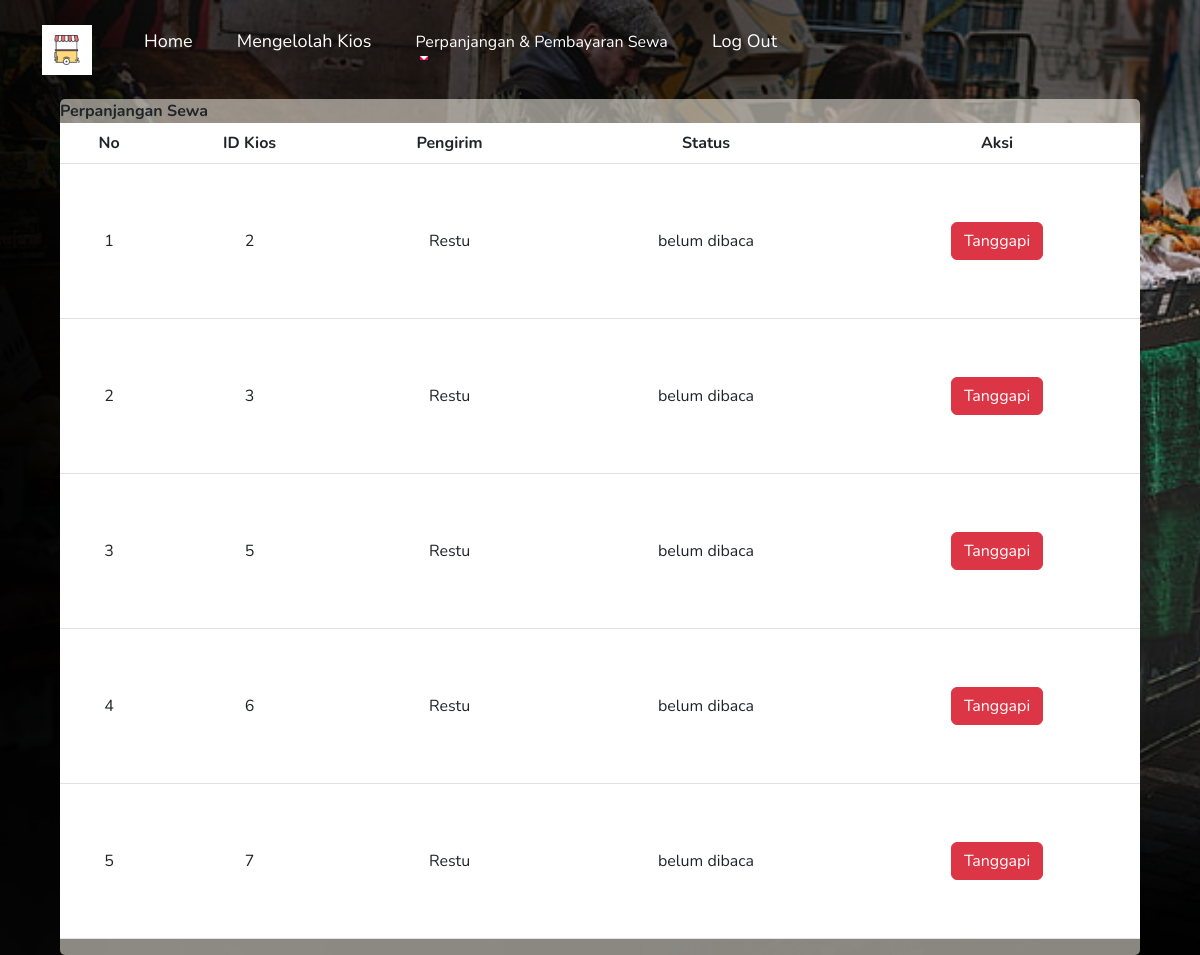
Screenshot of /tanggapanKeluhan.php with the database file from the repository.
### tables this page shows
CREATE TABLE `keluhan` (
  `id` int(100) NOT NULL,
  `penyewa` varchar(255) NOT NULL,
  `keluhan` varchar(255) NOT NULL,
  `tanggapan` varchar(255) NOT NULL
);

### tanggapanKeluhan.php (the view, shortened to what this page needs)
<?php
include 'koneksi.php';
$query = "SELECT * FROM `keluhan` WHERE tanggapan=''";
$sql = mysqli_query($mysqli, $query);
$no = 0;
?>
<!DOCTYPE html>
<html>
<head>
    <link rel="stylesheet" href="style.css">
    <link rel="stylesheet" href="https://cdn.jsdelivr.net/npm/bootstrap@5.3.0-alpha3/dist/css/bootstrap.min.css">
</head>
<body>
    <div id="headerMemesan">
        <div class="container">
            <nav class="navbar navbar-expand-lg ">
                <img class="logo" src="images/logo.jpg">
                <ul>
                    <li><a href="homePengelolah.php">Home</a></li>
                    <li><a href="mengelolahKios.php">Mengelolah Kios </a></li>
                    <li class="nav-item dropdown">
              <a
                class="nav-link dropdown-toggle"
                href="#"
                role="button"
                data-bs-toggle="dropdown"
                aria-expanded="false"
                style="color:white"
              >
                Perpanjangan & Pembayaran Sewa
              </a>
            </li>
                    <li><a href="logoutPengelolah.php"<?php echo "onClick=\"return confirm('Apakah anda yakin Log Out?')\";"?>>Log Out</a></li>
                  </ul>
            </nav>
        </div>
        <div class="LayerKios">
           <caption><b>Perpanjangan Sewa</b></caption>
           <div class="table-responsive">
            <table class="table align-middle">
                <thead>
                  <tr>
                    <th scope="col">No</th>
                    <th scope="col">ID Kios</th>
                    <th scope="col">Pengirim</th>
                    <th scope="col">Status</th>
                    <th scope="col">Aksi</th>
                  </tr>
                </thead>
                <tbody>
                <?php while ($result = mysqli_fetch_assoc($sql)) { ?>
                  <tr>
                   <td><?php echo ++$no ?></td>
                    <td><?= $result['id']; ?></td>
                    <td><?= $result['penyewa']; ?></td>
                    <td><?= 'belum dibaca'; ?></td>
                    <td>
                      <a href="formTanggapiKeluhan.php?id= <?php echo $result['id'];?>" class="btn btn-danger">Tanggapi</a>
                    </td>
                  </tr>
                  <?php } ?>
                </tbody>
              </table>
            </div>
        </div>
    </div>
</body>
</html>

### style.css (style rules this page uses)
* { margin: 0; padding: 0; font-family: "Nunito", sans-serif; box-sizing: border-box; }
body { background: #080808; color: #fff; }
#headerMemesan { width: 100%; height: auto; background-image: url(images/pasarr.png); background-repeat: repeat-x; background-size: cover; background-position: center; }
.container { padding: 10px 10%; }
nav { display: flex; align-items: center; justify-content: space-between; flex-wrap: wrap; }
nav ul li { display: inline-block; list-style: none; margin: 10px 20px; }
.logo { width: 50px; }
nav ul li a { color: #fff; text-decoration: none; font-size: 18px; position: relative; }
nav ul li a::after { content: ""; width: 0; height: 3px; background: #ff004f; position: absolute; left: 0; bottom: -6px; transition: 0.5s ease 0s; }
.btn { display: block; margin: 50px auto; width: fit-content; border: 1px solid #ff004f; padding: 14px 50px; border-radius: 6px; text-decoration: none; color: #fff; transition: background 0.5s; }
.LayerKios { background-color: #eae5dc96; width: 90%; height: 70%; position: relative; top: 7%; margin-left: 5%; z-index: 2; border-radius: 5px; }
.LayerKios table { text-align: center; }

### rows the page displays
keluhan: id "2", penyewa "Restu"
keluhan: id "3", penyewa "Restu"
keluhan: id "5", penyewa "Restu"
keluhan: id "6", penyewa "Restu"
keluhan: id "7", penyewa "Restu"
